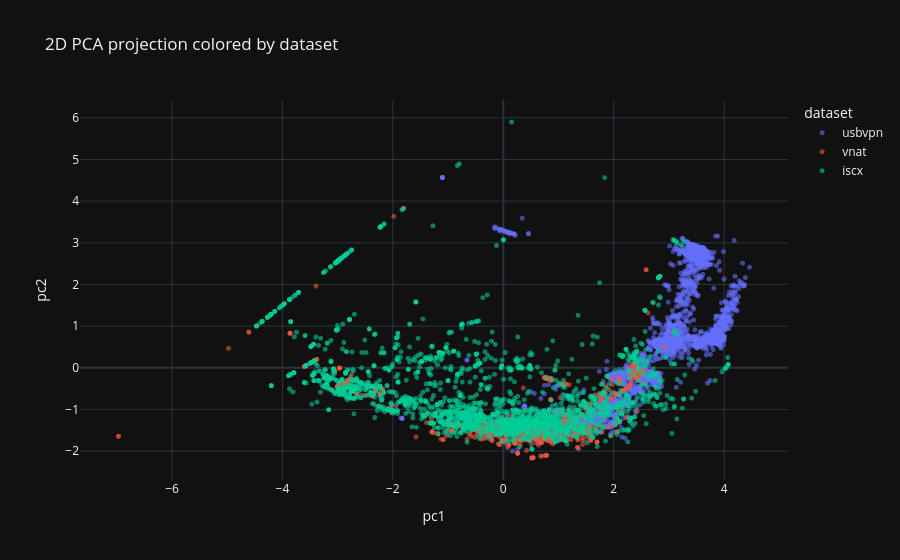
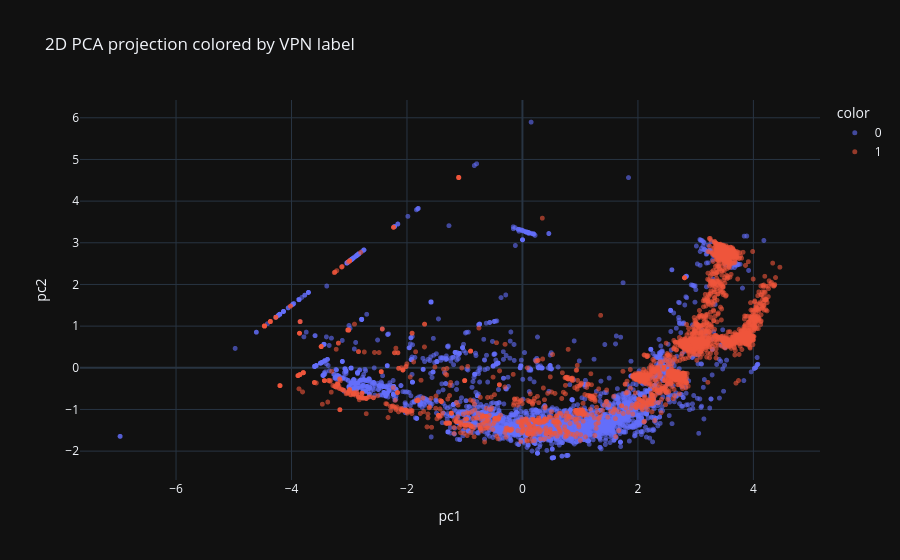
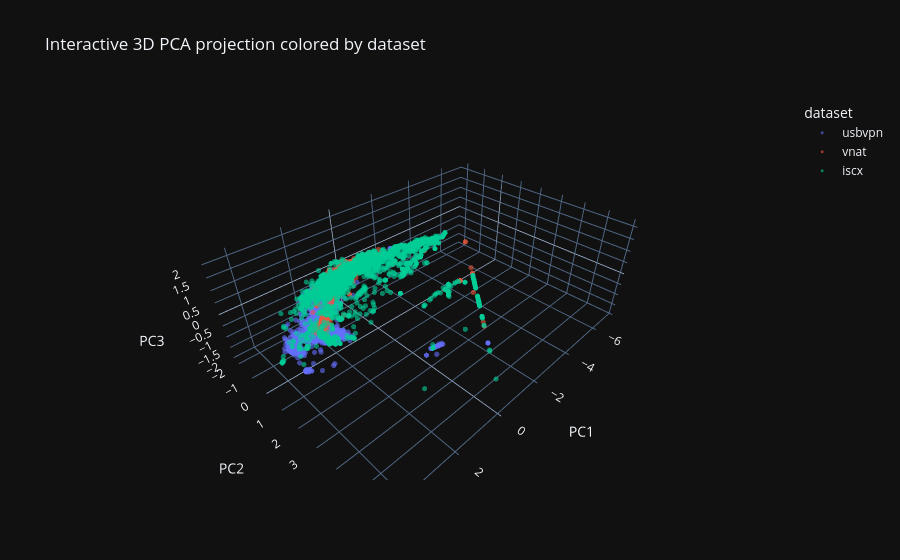
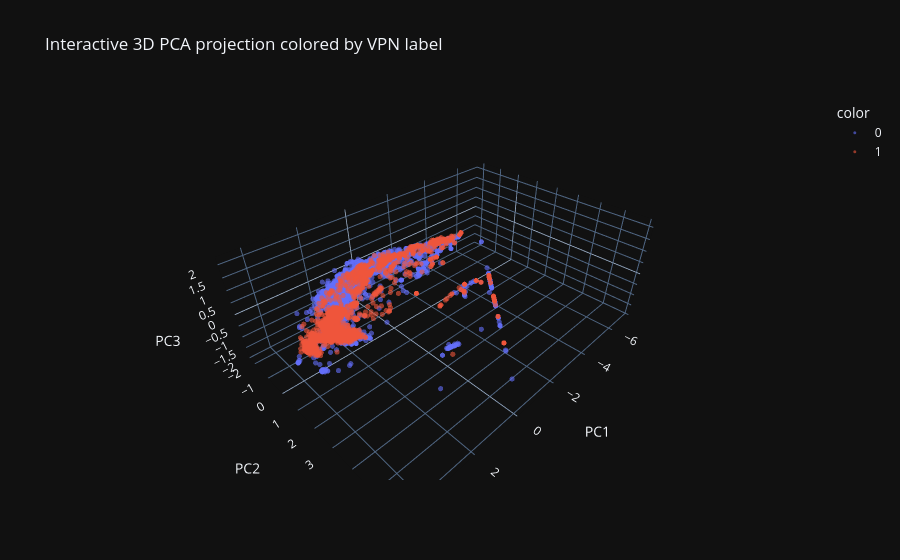

The notebook cell saved with these charts, in order:
### Code cell
print("=" * 80)
print("INTERACTIVE PCA VISUALIZATION (PLOTLY 3D)")
print("=" * 80)

import numpy as np
import pandas as pd
from sklearn.decomposition import PCA
import plotly.express as px
import plotly.graph_objects as go

# -----------------------------
# 1. Prepare transformed feature matrix
# -----------------------------
X_all = pipe.transform(df_all)[ROBUST_FEATURES].copy()

pca_3d = PCA(n_components=3, random_state=SEED)
Z_3d = pca_3d.fit_transform(X_all)

viz_df = df_all[["dataset", "label", "split"]].copy().reset_index(drop=True)
viz_df["pc1"] = Z_3d[:, 0]
viz_df["pc2"] = Z_3d[:, 1]
viz_df["pc3"] = Z_3d[:, 2]

sample_df = viz_df.sample(min(10000, len(viz_df)), random_state=SEED).copy()

print("Explained variance ratio:")
print({
    "PC1": round(float(pca_3d.explained_variance_ratio_[0]), 4),
    "PC2": round(float(pca_3d.explained_variance_ratio_[1]), 4),
    "PC3": round(float(pca_3d.explained_variance_ratio_[2]), 4),
    "Total": round(float(pca_3d.explained_variance_ratio_[:3].sum()), 4),
})

# -----------------------------
# 2. Interactive 2D PCA plots
# -----------------------------
fig_2d_dataset = px.scatter(
    sample_df,
    x="pc1",
    y="pc2",
    color="dataset",
    hover_data=["label", "split"],
    title="2D PCA projection colored by dataset",
    opacity=0.6,
)
fig_2d_dataset.update_traces(marker=dict(size=5))
fig_2d_dataset.show()

fig_2d_label = px.scatter(
    sample_df,
    x="pc1",
    y="pc2",
    color=sample_df["label"].astype(str),
    hover_data=["dataset", "split"],
    title="2D PCA projection colored by VPN label",
    opacity=0.6,
)
fig_2d_label.update_traces(marker=dict(size=5))
fig_2d_label.show()

# -----------------------------
# 3. Interactive 3D PCA plot colored by dataset
# -----------------------------
fig_3d_dataset = px.scatter_3d(
    sample_df,
    x="pc1",
    y="pc2",
    z="pc3",
    color="dataset",
    hover_data=["label", "split"],
    title="Interactive 3D PCA projection colored by dataset",
    opacity=0.6,
)
fig_3d_dataset.update_traces(marker=dict(size=3))
fig_3d_dataset.update_layout(scene=dict(
    xaxis_title="PC1",
    yaxis_title="PC2",
    zaxis_title="PC3"
))
fig_3d_dataset.show()

# -----------------------------
# 4. Interactive 3D PCA plot colored by label
# -----------------------------
fig_3d_label = px.scatter_3d(
    sample_df,
    x="pc1",
    y="pc2",
    z="pc3",
    color=sample_df["label"].astype(str),
    hover_data=["dataset", "split"],
    title="Interactive 3D PCA projection colored by VPN label",
    opacity=0.6,
)
fig_3d_label.update_traces(marker=dict(size=3))
fig_3d_label.update_layout(scene=dict(
    xaxis_title="PC1",
    yaxis_title="PC2",
    zaxis_title="PC3"
))
fig_3d_label.show()

# -----------------------------
# 5. Interactive 3D PCA biplot
# -----------------------------
# Use a smaller sample for the biplot so it stays responsive
biplot_sample_df = viz_df.sample(min(3000, len(viz_df)), random_state=SEED).copy()
biplot_indices = biplot_sample_df.index.to_numpy()
scores = Z_3d[biplot_indices, :3]

# Loadings: one vector per feature
loadings = pca_3d.components_.T[:, :3]

# Scale arrows so they are visible in PCA space
score_scale = np.max(np.abs(scores))
loading_scale = np.max(np.abs(loadings))
arrow_scale = 0.35 * score_scale / loading_scale if loading_scale > 0 else 1.0
scaled_loadings = loadings * arrow_scale

fig_biplot = go.Figure()

# Scatter points
for lbl in sorted(biplot_sample_df["label"].unique()):
    sub = biplot_sample_df[biplot_sample_df["label"] == lbl]
    idx = sub.index.to_numpy()
    fig_biplot.add_trace(
        go.Scatter3d(
            x=Z_3d[idx, 0],
            y=Z_3d[idx, 1],
            z=Z_3d[idx, 2],
            mode="markers",
            name=f"Label {lbl}",
            marker=dict(size=3, opacity=0.45),
            text=[
                f"dataset={d}<br>label={l}<br>split={s}"
                for d, l, s in zip(sub["dataset"], sub["label"], sub["split"])
            ],
            hoverinfo="text",
        )
    )

# Feature loading lines + labels
for i, feat in enumerate(ROBUST_FEATURES):
    x_end, y_end, z_end = scaled_loadings[i, 0], scaled_loadings[i, 1], scaled_loadings[i, 2]

    fig_biplot.add_trace(
        go.Scatter3d(
            x=[0, x_end],
            y=[0, y_end],
            z=[0, z_end],
            mode="lines",
            line=dict(width=6),
            name=f"loading: {feat}",
            showlegend=False,
            hoverinfo="skip",
        )
    )

    fig_biplot.add_trace(
        go.Scatter3d(
            x=[x_end],
            y=[y_end],
            z=[z_end],
            mode="text",
            text=[feat],
            textposition="top center",
            showlegend=False,
            hoverinfo="text",
        )
    )

fig_biplot.update_layout(
    title="Interactive 3D PCA Biplot",
    scene=dict(
        xaxis_title="PC1",
        yaxis_title="PC2",
        zaxis_title="PC3",
    ),
    height=800,
)
fig_biplot.show()

### Figure 1 — Plotly figure (JSON) as saved in the notebook; plotly's stock layout.template omitted (floating-point values rounded to 4 significant figures; data arrays with more than 128 entries replaced by an {"elided": "..."} marker saying what was removed)
{"data": [{"customdata": {"elided": "3361x2 mixed values"}, "hovertemplate": "dataset=usbvpn<br>pc1=%{x}<br>pc2=%{y}<br>label=%{customdata[0]}<br>split=%{customdata[1]}<extra></extra>", "legendgroup": "usbvpn", "marker": {"color": "#636efa", "opacity": 0.6, "symbol": "circle", "size": 5}, "mode": "markers", "name": "usbvpn", "showlegend": true, "x": {"elided": "3361 float values"}, "xaxis": "x", "y": {"elided": "3361 float values"}, "yaxis": "y", "type": "scattergl"}, {"customdata": {"elided": "2683x2 mixed values"}, "hovertemplate": "dataset=vnat<br>pc1=%{x}<br>pc2=%{y}<br>label=%{customdata[0]}<br>split=%{customdata[1]}<extra></extra>", "legendgroup": "vnat", "marker": {"color": "#EF553B", "opacity": 0.6, "symbol": "circle", "size": 5}, "mode": "markers", "name": "vnat", "showlegend": true, "x": {"elided": "2683 float values"}, "xaxis": "x", "y": {"elided": "2683 float values"}, "yaxis": "y", "type": "scattergl"}, {"customdata": {"elided": "3956x2 mixed values"}, "hovertemplate": "dataset=iscx<br>pc1=%{x}<br>pc2=%{y}<br>label=%{customdata[0]}<br>split=%{customdata[1]}<extra></extra>", "legendgroup": "iscx", "marker": {"color": "#00cc96", "opacity": 0.6, "symbol": "circle", "size": 5}, "mode": "markers", "name": "iscx", "showlegend": true, "x": {"elided": "3956 float values"}, "xaxis": "x", "y": {"elided": "3956 float values"}, "yaxis": "y", "type": "scattergl"}], "layout": {"xaxis": {"anchor": "y", "domain": [0.0, 1.0], "title": {"text": "pc1"}}, "yaxis": {"anchor": "x", "domain": [0.0, 1.0], "title": {"text": "pc2"}}, "legend": {"title": {"text": "dataset"}, "tracegroupgap": 0}, "title": {"text": "2D PCA projection colored by dataset"}}}

### Figure 2 — Plotly figure (JSON) as saved in the notebook; plotly's stock layout.template omitted (floating-point values rounded to 4 significant figures; data arrays with more than 128 entries replaced by an {"elided": "..."} marker saying what was removed)
{"data": [{"customdata": {"elided": "6496x2 str values"}, "hovertemplate": "color=0<br>pc1=%{x}<br>pc2=%{y}<br>dataset=%{customdata[0]}<br>split=%{customdata[1]}<extra></extra>", "legendgroup": "0", "marker": {"color": "#636efa", "opacity": 0.6, "symbol": "circle", "size": 5}, "mode": "markers", "name": "0", "showlegend": true, "x": {"elided": "6496 float values"}, "xaxis": "x", "y": {"elided": "6496 float values"}, "yaxis": "y", "type": "scattergl"}, {"customdata": {"elided": "3504x2 str values"}, "hovertemplate": "color=1<br>pc1=%{x}<br>pc2=%{y}<br>dataset=%{customdata[0]}<br>split=%{customdata[1]}<extra></extra>", "legendgroup": "1", "marker": {"color": "#EF553B", "opacity": 0.6, "symbol": "circle", "size": 5}, "mode": "markers", "name": "1", "showlegend": true, "x": {"elided": "3504 float values"}, "xaxis": "x", "y": {"elided": "3504 float values"}, "yaxis": "y", "type": "scattergl"}], "layout": {"xaxis": {"anchor": "y", "domain": [0.0, 1.0], "title": {"text": "pc1"}}, "yaxis": {"anchor": "x", "domain": [0.0, 1.0], "title": {"text": "pc2"}}, "legend": {"title": {"text": "color"}, "tracegroupgap": 0}, "title": {"text": "2D PCA projection colored by VPN label"}}}

### Figure 3 — Plotly figure (JSON) as saved in the notebook; plotly's stock layout.template omitted (floating-point values rounded to 4 significant figures; data arrays with more than 128 entries replaced by an {"elided": "..."} marker saying what was removed)
{"data": [{"customdata": {"elided": "3361x2 mixed values"}, "hovertemplate": "dataset=usbvpn<br>pc1=%{x}<br>pc2=%{y}<br>pc3=%{z}<br>label=%{customdata[0]}<br>split=%{customdata[1]}<extra></extra>", "legendgroup": "usbvpn", "marker": {"color": "#636efa", "opacity": 0.6, "symbol": "circle", "size": 3}, "mode": "markers", "name": "usbvpn", "scene": "scene", "showlegend": true, "x": {"elided": "3361 float values"}, "y": {"elided": "3361 float values"}, "z": {"elided": "3361 float values"}, "type": "scatter3d"}, {"customdata": {"elided": "2683x2 mixed values"}, "hovertemplate": "dataset=vnat<br>pc1=%{x}<br>pc2=%{y}<br>pc3=%{z}<br>label=%{customdata[0]}<br>split=%{customdata[1]}<extra></extra>", "legendgroup": "vnat", "marker": {"color": "#EF553B", "opacity": 0.6, "symbol": "circle", "size": 3}, "mode": "markers", "name": "vnat", "scene": "scene", "showlegend": true, "x": {"elided": "2683 float values"}, "y": {"elided": "2683 float values"}, "z": {"elided": "2683 float values"}, "type": "scatter3d"}, {"customdata": {"elided": "3956x2 mixed values"}, "hovertemplate": "dataset=iscx<br>pc1=%{x}<br>pc2=%{y}<br>pc3=%{z}<br>label=%{customdata[0]}<br>split=%{customdata[1]}<extra></extra>", "legendgroup": "iscx", "marker": {"color": "#00cc96", "opacity": 0.6, "symbol": "circle", "size": 3}, "mode": "markers", "name": "iscx", "scene": "scene", "showlegend": true, "x": {"elided": "3956 float values"}, "y": {"elided": "3956 float values"}, "z": {"elided": "3956 float values"}, "type": "scatter3d"}], "layout": {"scene": {"domain": {"x": [0.0, 1.0], "y": [0.0, 1.0]}, "xaxis": {"title": {"text": "PC1"}}, "yaxis": {"title": {"text": "PC2"}}, "zaxis": {"title": {"text": "PC3"}}}, "legend": {"title": {"text": "dataset"}, "tracegroupgap": 0}, "title": {"text": "Interactive 3D PCA projection colored by dataset"}}}

### Figure 4 — Plotly figure (JSON) as saved in the notebook; plotly's stock layout.template omitted (floating-point values rounded to 4 significant figures; data arrays with more than 128 entries replaced by an {"elided": "..."} marker saying what was removed)
{"data": [{"customdata": {"elided": "6496x2 str values"}, "hovertemplate": "color=0<br>pc1=%{x}<br>pc2=%{y}<br>pc3=%{z}<br>dataset=%{customdata[0]}<br>split=%{customdata[1]}<extra></extra>", "legendgroup": "0", "marker": {"color": "#636efa", "opacity": 0.6, "symbol": "circle", "size": 3}, "mode": "markers", "name": "0", "scene": "scene", "showlegend": true, "x": {"elided": "6496 float values"}, "y": {"elided": "6496 float values"}, "z": {"elided": "6496 float values"}, "type": "scatter3d"}, {"customdata": {"elided": "3504x2 str values"}, "hovertemplate": "color=1<br>pc1=%{x}<br>pc2=%{y}<br>pc3=%{z}<br>dataset=%{customdata[0]}<br>split=%{customdata[1]}<extra></extra>", "legendgroup": "1", "marker": {"color": "#EF553B", "opacity": 0.6, "symbol": "circle", "size": 3}, "mode": "markers", "name": "1", "scene": "scene", "showlegend": true, "x": {"elided": "3504 float values"}, "y": {"elided": "3504 float values"}, "z": {"elided": "3504 float values"}, "type": "scatter3d"}], "layout": {"scene": {"domain": {"x": [0.0, 1.0], "y": [0.0, 1.0]}, "xaxis": {"title": {"text": "PC1"}}, "yaxis": {"title": {"text": "PC2"}}, "zaxis": {"title": {"text": "PC3"}}}, "legend": {"title": {"text": "color"}, "tracegroupgap": 0}, "title": {"text": "Interactive 3D PCA projection colored by VPN label"}}}
